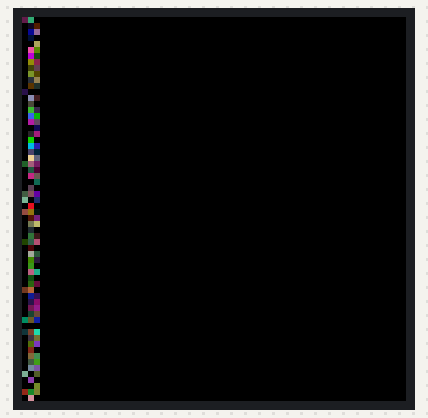
A program run on a simulated Raspberry Pi (BCM pin numbers). Parts: 64×64 colour display. Random numbers come from a fixed seed; what the program prints to the terminal is not drawn.

Above: at 0.17 s.
At 2.89 s:
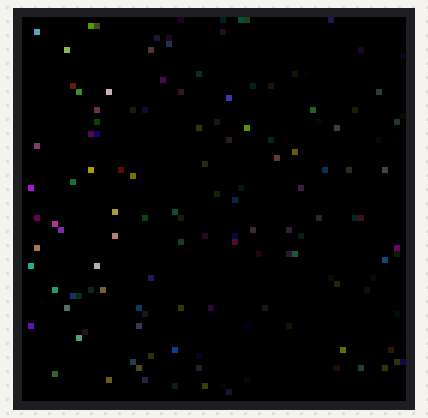
At 5.59 s:
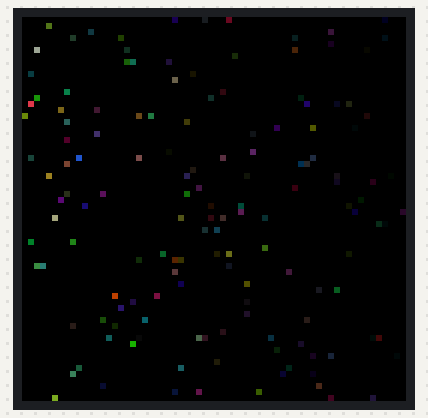
At 11.01 s:
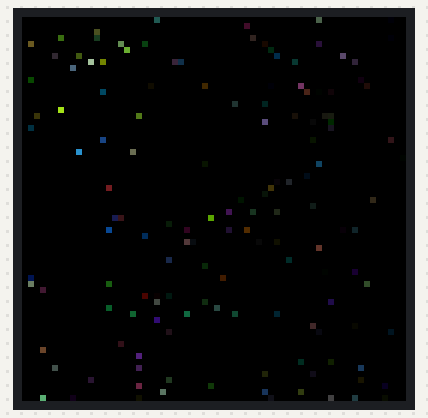
At 16.43 s:
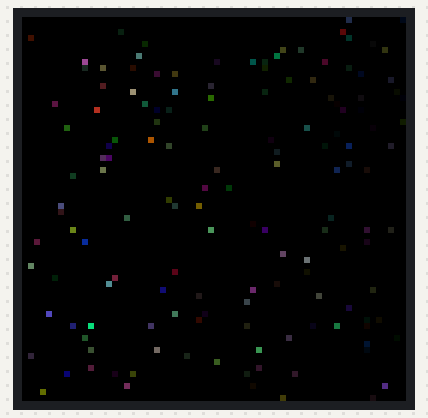
At 21.84 s:
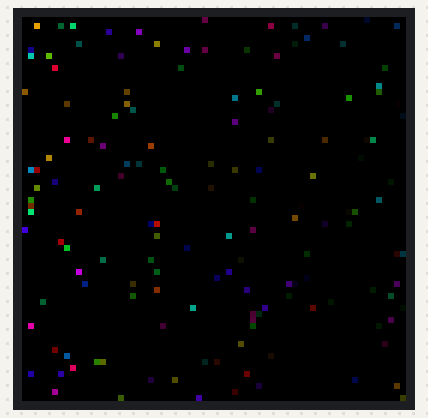

The program:

rgb_stats.py
```python
# НАЗВАНИЕ: Звездопад
# ОПИСАНИЕ: звездопад
import platform

if platform.system() == "Windows":
    from RGBMatrixEmulator import RGBMatrix, RGBMatrixOptions
    graphics = None  # если нужно
else:
    from rgbmatrix import RGBMatrix, RGBMatrixOptions, graphics
from time import sleep
import random
import colorsys


maxdrops = 300


options = RGBMatrixOptions()
options.hardware_mapping = 'adafruit-hat'
options.rows = 64
options.cols = 64
options.brightness = 100

# options = RGBMatrixOptions()
# options.rows = 64
# options.cols = 64
# options.chain_length = 1
# options.parallel = 1
# options.hardware_mapping = 'regular'  # If you have an Adafruit HAT: 'adafruit-hat'


mode = 1

class Drop:
    def __init__(self):
        global mode
        self.x = 0
        self.y = random.randint(0, options.rows -1)
        self.r = self.b = self.g = 0
        self.generateColor()
        self.speed = 1 + (random.random() * 4)
        self.strength = random.randint(40, 100)/100.0
    def generateColor(self):
        (r, g, b) = colorsys.hsv_to_rgb(random.random(), 1, 1)
        if (mode == 0):
            (r, g, b) = colorsys.hsv_to_rgb((self.y / 31.0), 1, 1)
        #mode == 2 leaves it at hsv
        self.r = int(r * 255)
        self.g = int(g * 255)
        self.b = int(b * 255)

        if (mode == 1):
            self.r = random.randint(0, 255)
            self.g = random.randint(0, 255)
            self.b = random.randint(0, 255)
        self.altr = int(r * 255)
        self.altg = int(g * 255)
        self.altb = int(b * 255)
        if (random.random() > .01 and mode == 3):
            self.r = self.g = self.b = random.randint(0, 255)

    def tick(self):
        self.erase()
        self.x += (self.speed / 2.0)
        if self.x > 127:
            self.x = 127
            self.strength = 0
        self.strength = self.strength * .977
        if (self.strength < 0):
            self.strength = 0
        self.draw()
    def draw(self):
        matrix.SetPixel(self.x, self.y, self.b*(self.strength), self.g*(self.strength), self.r*(self.strength))
        if (random.random() < .001):
            matrix.SetPixel(self.x, self.y, self.altb, self.altg, self.altr)

    def erase(self):
        matrix.SetPixel(self.x, self.y, 0, 0, 0)


matrix = RGBMatrix(options = options)
print ("Matrix initialized\n")


drops = []
for k in range (0, maxdrops):
    drops.append(Drop())

modeTicks = 1000
while (True):
    # global mode, modeTicks
    for j in range(0, len(drops)):
        drops[j].tick()
        if drops[j].strength == 0:
           drops[j].erase()
           drops[j] = Drop()

    sleep(.01)
    modeTicks -= 1
    if modeTicks < 0:
        modeTicks = 10000
        mode += 1
        mode = mode % 4
```
